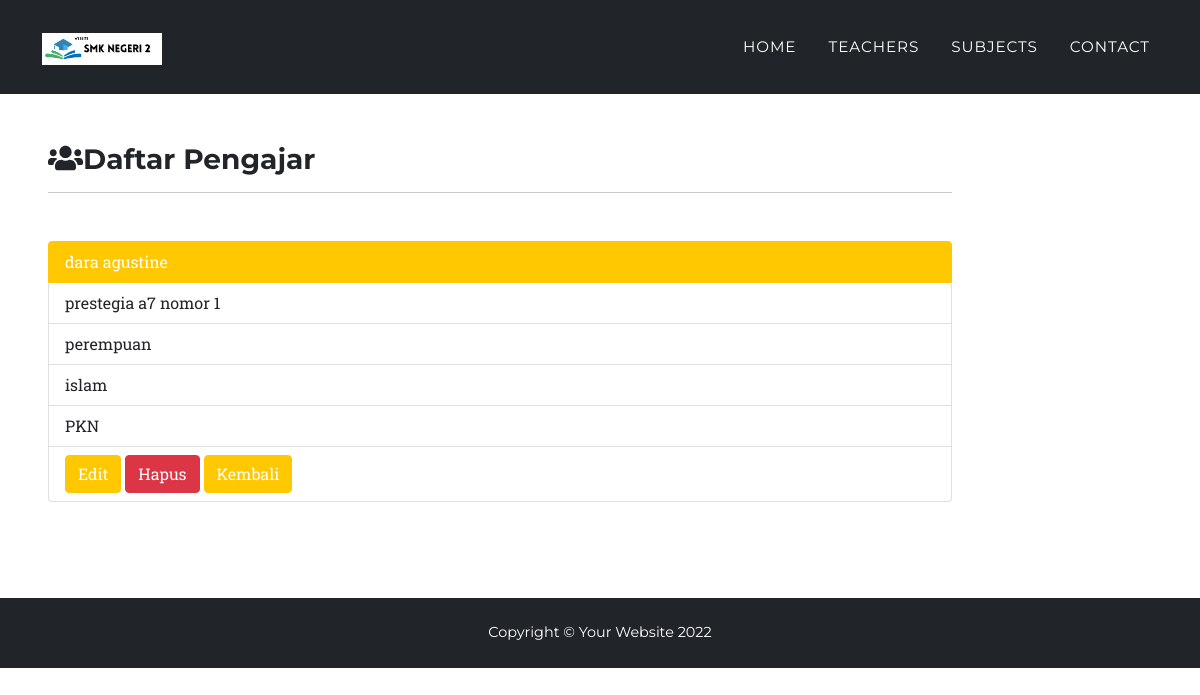
Screenshot of /detail.php?id=1 with the database file from the repository.
### tables this page shows
CREATE TABLE `tbl_pengajar` (
  `id` int(11) NOT NULL,
  `nidn` int(11) NOT NULL,
  `nama` varchar(30) NOT NULL,
  `alamat` varchar(40) NOT NULL,
  `jenis_kelamin` varchar(9) NOT NULL,
  `agama` varchar(10) NOT NULL,
  `mata_pelajaran` varchar(20) NOT NULL
);

### function.php (called while the page is built, shortened)
<?php
$conn = mysqli_connect('sqlXXX.epizy.com', 'epiz_31003736','JZ0vgJmuuo' ,'epiz_31003736_dbsekolah');
function query($query)
{
    global $conn;
    $result = mysqli_query($conn, $query);
    if (mysqli_num_rows($result) == 1) {
        return mysqli_fetch_assoc($result);
    }
    $rows = [];
    return $rows;
}

### detail.php (the view, shortened to what this page needs)
<?php
require 'function.php';
$id = $_GET['id'];
$guru = query("SELECT * FROM tbl_pengajar WHERE id = $id");
?>
<!DOCTYPE html>
<html lang="en">
<head>
  <link href="css/styles.css" rel="stylesheet" />
</head>
<body id="page-top">
  <nav class="navbar navbar-expand-lg navbar-dark fixed-top bg-dark" id="mainNav">
    <div class="container">
      <a class="navbar-brand" href="#page-top"><img src="assets/img/navbar-academic.png" alt="..." /></a>
      <div class="collapse navbar-collapse" id="navbarResponsive">
        <ul class="navbar-nav text-uppercase ms-auto py-4 py-lg-0">
          <li class="nav-item"><a class="nav-link" href="index.php">Home</a></li>
          <li class="nav-item"><a class="nav-link" href="teachers.php">Teachers</a></li>
          <li class="nav-item"><a class="nav-link" href="subjects.php">Subjects</a></li>
          <li class="nav-item"><a class="nav-link" href="contact.php">Contact</a></li>
        </ul>
      </div>
    </div>
  </nav>
  <div class="col-md-10 p-5 pt-5 mt-5 pb-5">
    <h3><i class="fas fa-users mt-5"></i>Daftar Pengajar</h3>
    <hr class="mb-5">
    <ul class="list-group">
      <li class="list-group-item active"><?= $guru['nama']; ?></li>
      <li class="list-group-item"><?= $guru['alamat']; ?></li>
      <li class="list-group-item"><?= $guru['jenis_kelamin']; ?></li>
      <li class="list-group-item"><?= $guru['agama']; ?></li>
      <li class="list-group-item"><?= $guru['mata_pelajaran']; ?></li>
      <li class="list-group-item">
        <a href="edit.php?id=<?= $guru['id']; ?>" class="btn btn-warning" role="button">Edit</a>
        <a href="hapus.php?id=<?= $guru['id']; ?>" onclick="return confirm('apakah anda akan menghapus data ini');" class="btn btn-danger" role="button">Hapus</a>
        <a href="index.php" class="btn btn-primary" role="button">Kembali</a>
      </li>
    </ul>
  </div>
  <footer class="footer bg-dark py-4">
    <div class="container">
      <div class="row align-items-center">
        <div class="text-white text-center">Copyright &copy; Your Website 2022</div>
      </div>
    </div>
  </footer>
</body>
</html>

### rows the page displays
tbl_pengajar: nama "dara agustine", alamat "prestegia a7 nomor 1", jenis_kelamin "perempuan", agama "islam", mata_pelajaran "PKN"
